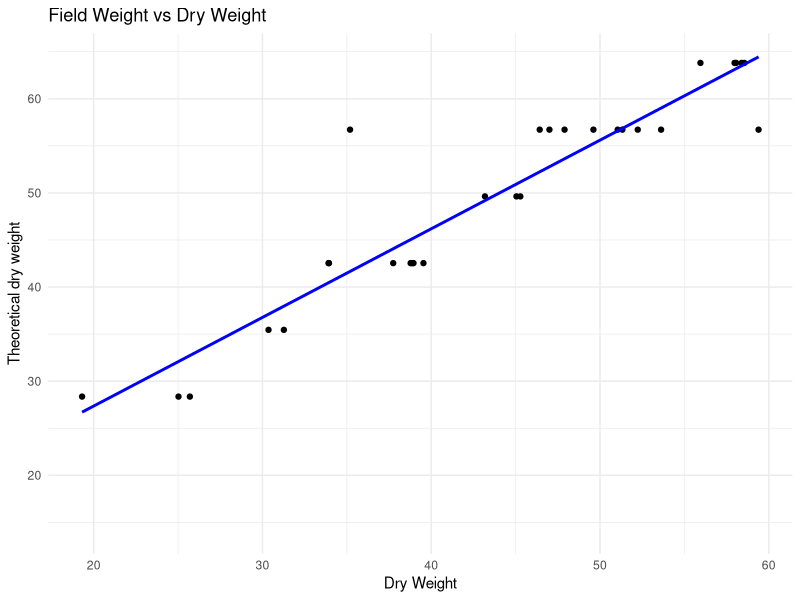

R code for this plot:
library(readxl)
library(dplyr)
library(tidyr)
library(ggplot2)
library(stringr)

bag_data <- read_excel("raw_data/bag_data_wagga.xlsx")%>%
  unite("Plot", Site_name, Burnt_Unburnt, Quadrat, sep = "", remove = FALSE)

dried_resins <- read_excel("raw_data/bag_data_wagga.xlsx", 
                       sheet = "Dry_bead_w")%>%rename(dry_w=Bead_weight)#make col names good so people take my data seriously

#average weight of undamaged bag #weighed previously 
initial_bag_w<-15.1257
dry_bag_w<- 7.09

bag_moisture<-bag_data%>%
  group_by(Plot)%>%
  summarise(field_w=sum(Bag_weight, na.rm = TRUE), #one bag was found out of ground is na, thus the na.rm
            Reps= n())%>% 
  left_join(dried_resins)%>%
  mutate(percent_water=((field_w-dry_w)/field_w)*100,
         intial_weight= initial_bag_w*Reps,
         theoretical_dry_w= dry_bag_w*Reps,
         bead_change= ((dry_w-theoretical_dry_w)/dry_w)*100)

#just making sure they are related
ggplot(bag_moisture, aes(x = dry_w, y = theoretical_dry_w)) +
  geom_point() +  # Add points
  geom_smooth(method = "lm", se = FALSE, color = "blue") +  # Add trendline
  labs(title = "Field Weight vs Dry Weight", 
       x = "Dry Weight", 
       y = "Theoretical dry weight") +
  theme_minimal()
#they are


# ID damaged bag
damaged_bags<-bag_data%>%
  #remove missing or damaged bags
  filter(str_detect(Damage, 'mod|extreme'),
         Bag_weight > 10)#remove samples with only one bag,locations over 10g because it seems like the weight where the bags arent damaged

undamaged_bags<-anti_join(bag_data,damaged_bags)%>%
  group_by(Plot)%>%
  summarise(field_w=sum(Bag_weight, na.rm = TRUE), #one bag was found out of ground is na
            Reps= n())

#mutate(resin_mass_est = (initial_bag_w * Res_total_Location) / mean_undam_resin_w,

